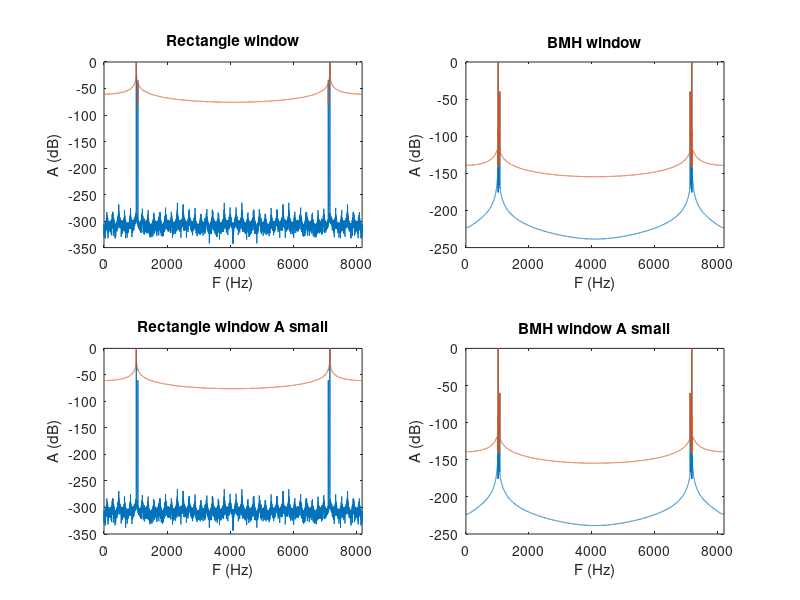

Source code (MATLAB):
clear; close all; clc;

N = 8192;
n = 0:N-1;

omega1T_coherent = 0.25*pi;
omega1T_noncoherent = (0.25 + 1/N)*pi;
delta_omegaT = 2*pi/N;

p = 50;
amp = 0.01;

window_rect = rectwin(N)';
window_bmh = blackmanharris(N)';

% p represents the number of frequency bins between the two...
% f2 - f1 = p/(T*N);

% Rectangle window
x_coh = sin(omega1T_coherent*n) + amp*sin((omega1T_coherent + p*delta_omegaT)*n);
X_coh = fft(x_coh.*window_rect, N);
X_coh_dB = 20*log10(abs(X_coh)/max(abs(X_coh)));

x_non = sin(omega1T_noncoherent*n) + amp*sin((omega1T_noncoherent + p*delta_omegaT)*n);
X_non = fft(x_non.*window_rect, N);
X_non_dB = 20*log10(abs(X_non)/max(abs(X_non)));

subplot(2,2,1);
plot(X_coh_dB); hold on;
plot(X_non_dB); hold on;
xlim([0 N]);
title("Rectangle window");
ylabel("A (dB)")
xlabel("F (Hz)")

% Blackman Harris window
x_coh = sin(omega1T_coherent*n) + amp*sin((omega1T_coherent + p*delta_omegaT)*n);
X_coh = fft(x_coh.*window_bmh, N);
X_coh_dB = 20*log10(abs(X_coh)/max(abs(X_coh)));

x_non = sin(omega1T_noncoherent*n) + amp*sin((omega1T_noncoherent + p*delta_omegaT)*n);
X_non = fft(x_non.*window_bmh, N);
X_non_dB = 20*log10(abs(X_non)/max(abs(X_non)));

subplot(2,2,2);
plot(X_coh_dB); hold on;
plot(X_non_dB); hold on;
xlim([0 N]);
title("BMH window");
ylabel("A (dB)")
xlabel("F (Hz)")


amp = 0.001;

% Rectangle window
x_coh = sin(omega1T_coherent*n) + amp*sin((omega1T_coherent + p*delta_omegaT)*n);
X_coh = fft(x_coh.*window_rect, N);
X_coh_dB = 20*log10(abs(X_coh)/max(abs(X_coh)));

x_non = sin(omega1T_noncoherent*n) + amp*sin((omega1T_noncoherent + p*delta_omegaT)*n);
X_non = fft(x_non.*window_rect, N);
X_non_dB = 20*log10(abs(X_non)/max(abs(X_non)));

subplot(2,2,3);
plot(X_coh_dB); hold on;
plot(X_non_dB); hold on;
xlim([0 N]);
title("Rectangle window A small");
ylabel("A (dB)")
xlabel("F (Hz)")

% Blackman Harris window
x_coh = sin(omega1T_coherent*n) + amp*sin((omega1T_coherent + p*delta_omegaT)*n);
X_coh = fft(x_coh.*window_bmh, N);
X_coh_dB = 20*log10(abs(X_coh)/max(abs(X_coh)));

x_non = sin(omega1T_noncoherent*n) + amp*sin((omega1T_noncoherent + p*delta_omegaT)*n);
X_non = fft(x_non.*window_bmh, N);
X_non_dB = 20*log10(abs(X_non)/max(abs(X_non)));

subplot(2,2,4);
plot(X_coh_dB); hold on;
plot(X_non_dB); hold on;
xlim([0 N]);
title("BMH window A small");
ylabel("A (dB)")
xlabel("F (Hz)")
